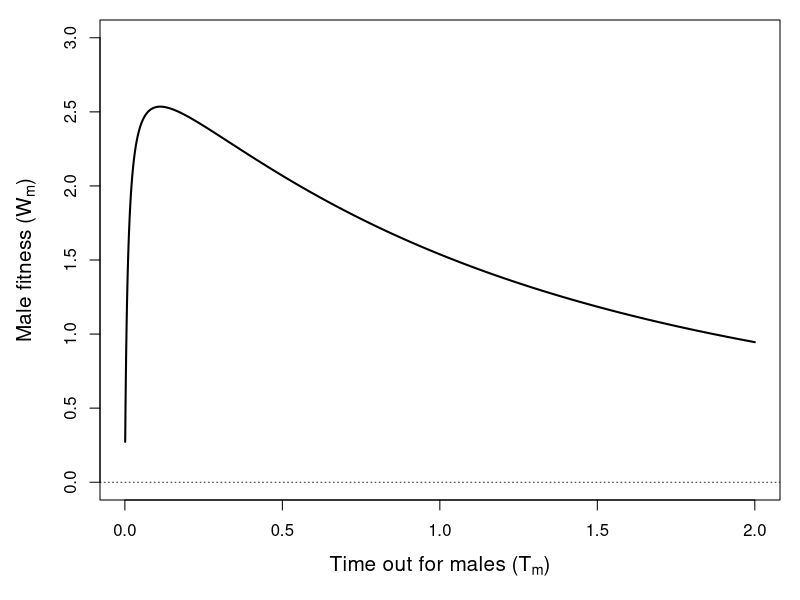
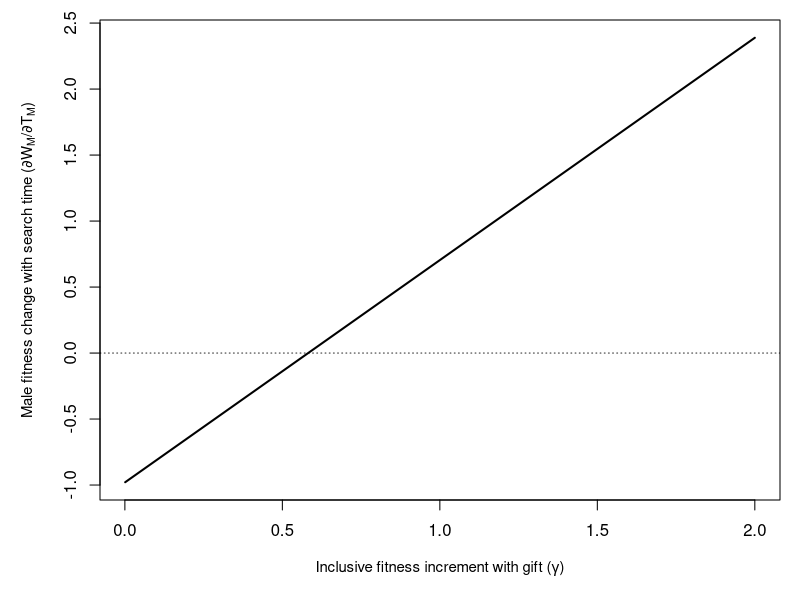
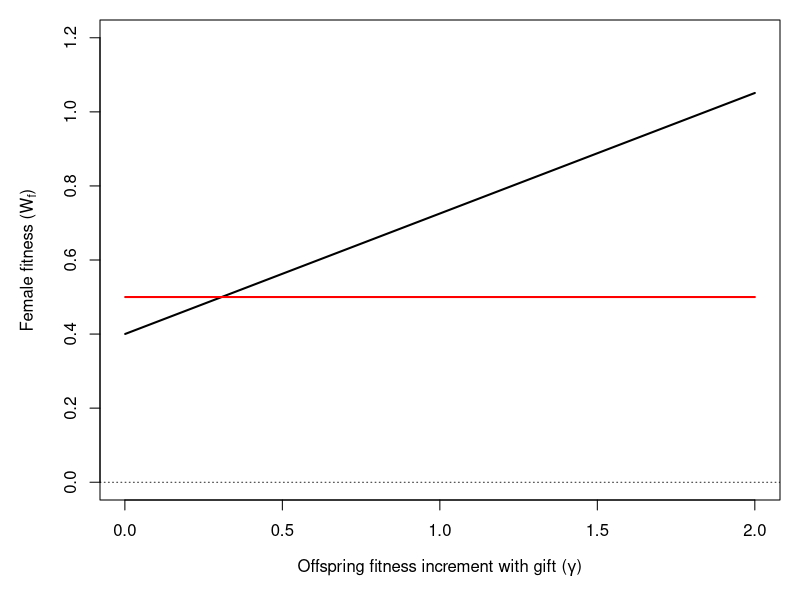
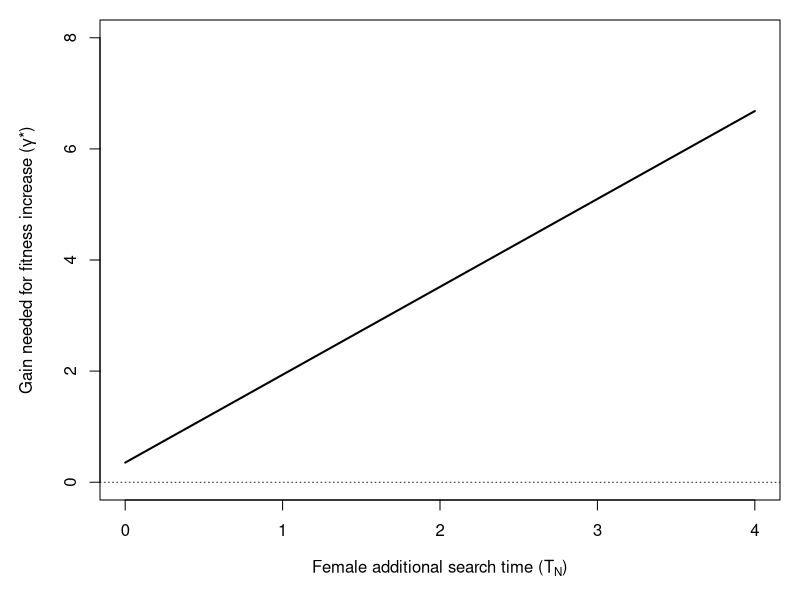
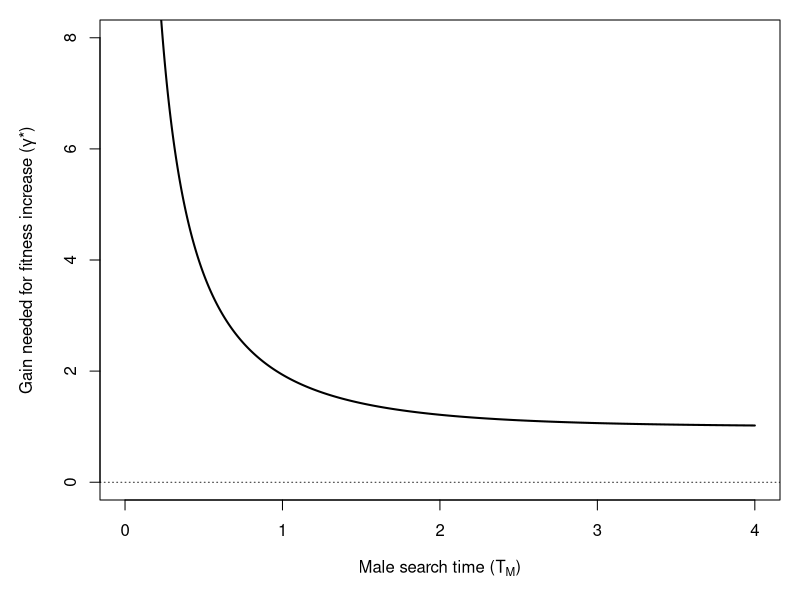
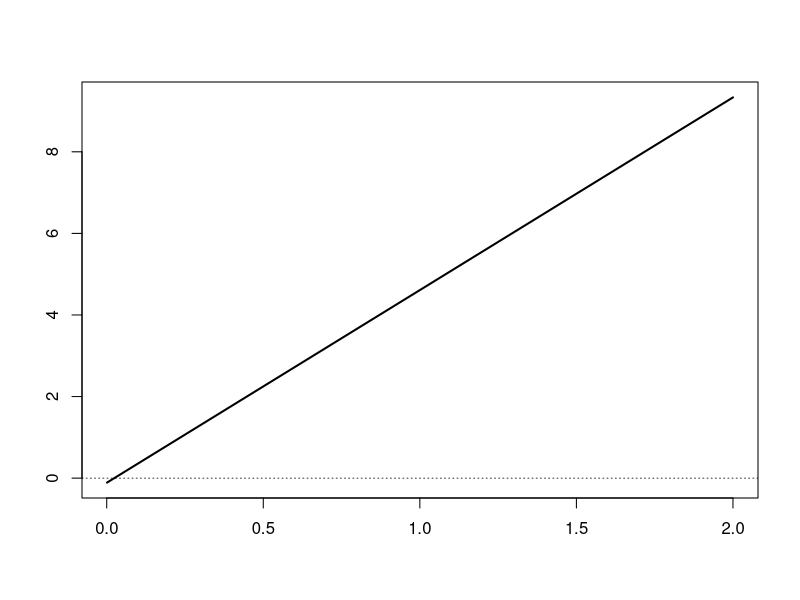
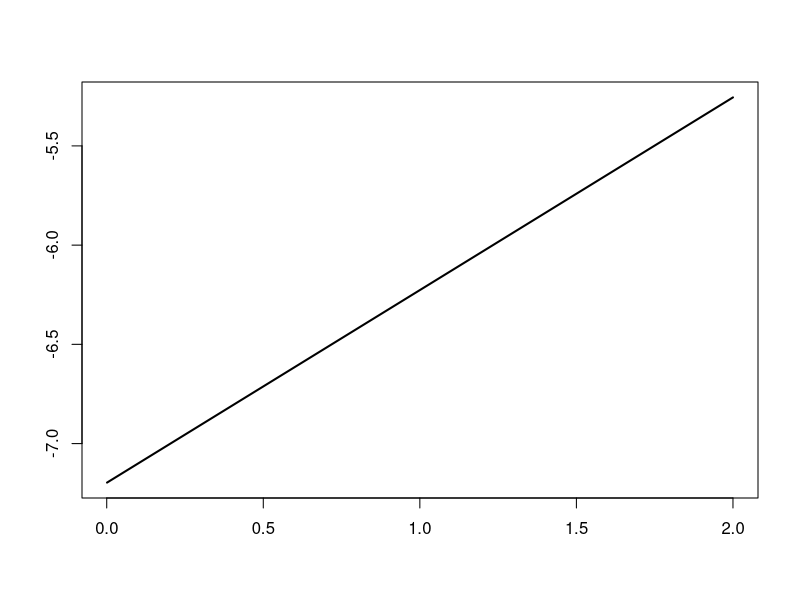
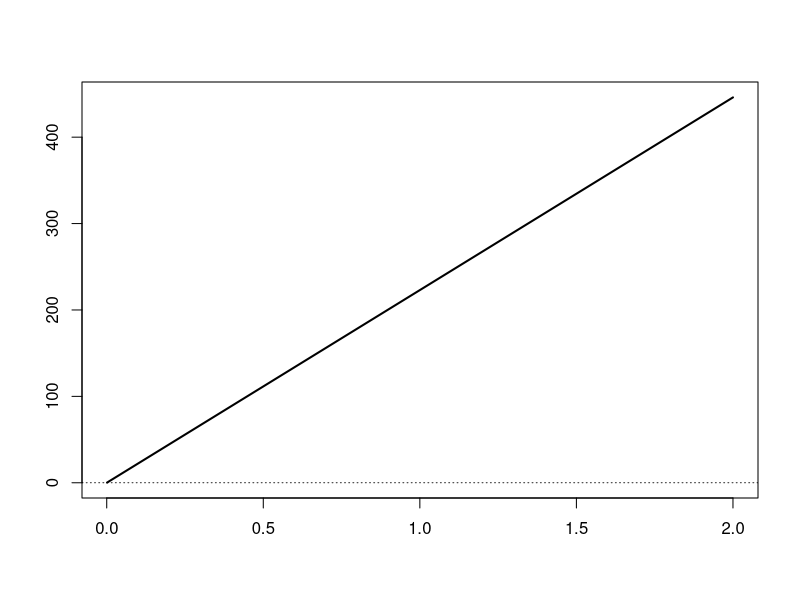

Here is the R script that generated these plots, in order:
PrGf <- function(Tm, a1){
  vals <- 1 - exp(-(1/a1)*Tm);
  return(vals);
}

PrFf <- function(Tm, a1, a2){
  vals <- (1 - exp(-(1/a2)*Tm)) * exp(-(1/a1)*Tm);
  return(vals);
}

PrLf <- function(Tm, a1, a2){
  vals <- 1 - exp(-((1/a1) + (1/a2))*Tm);
  return(vals);
}

W_mf <- function(PrG, PrF, PrL, gamma, Tm, beta, M){
  val <- ((PrG * (1 + gamma)) + PrF + PrL) / (Tm + (sqrt(beta)/M));
  return(val);
}

W_mf_full  <- function(gamma, Tm, beta_val, M, a1, a2){
  PrG_val  <- PrGf(Tm = Tm, a1 = a1);
  PrF_val  <- PrFf(Tm = Tm, a1 = a1, a2 = a2);
  PrL_val  <- PrLf(Tm = Tm, a1 = a1, a2 = a2);
  W_mf_val <- W_mf(PrG = PrG_val, PrF = PrF_val, PrL = PrL_val, Tm = Tm, 
                   gamma = gamma, beta = beta_val, M = M);
}

W_m  <- function(mom = 1, mim = 1, mof = 1, mif = 1, M = 100, TF, TM, gamma, 
                 a1, a2, beta = 1){
  pG <- PrGf(Tm = TM, a1 = a1);
  pF <- PrFf(Tm = TM, a1 = a1, a2 = a2);
  pL <- PrLf(Tm = TM, a1 = a1, a2 = a2);
  bb <- beta;
  WW <- W_mf_full(gamma = gamma, Tm = TM, beta_val = bb, M = M, a1 = a1, 
                  a2 = a2);
  return(WW)
}

TMvals  <- seq(from = 0.001, to = 2, by = 0.001);
malefit <- W_m(mom = 1, mim = 1, mof = 1, mif = 1, M = 100, TF = 1, gamma = 0,
               a1 = 1, a2 = 2, beta = 1, TM = TMvals);
par(mar = c(5, 5, 1, 1));
plot(x = TMvals, y = malefit, type = "l", lwd = 2, cex.lab = 1.25,
     ylim = c(0, 3),
     xlab = expression(paste("Time out for males (", T[m], ")")),
     ylab = expression(paste("Male fitness (", W[m], ")")));
abline(h = 0, lty = "dotted", lwd = 0.8);

dWdT <- function(gamma, Tm, beta = 1, M = 100, a1 = 1){
  num <- M*M*(gamma*exp(Tm/a1) - gamma - 1);
  den <- (sqrt(beta) + Tm*M)^2
  val <- num/den
  return(val);
}

gavals  <- seq(from = 0.001, to = 2, by = 0.001);
malefit <- dWdT(gamma = gavals, Tm = 1, beta = 1, M = 100, a1 = 1);
par(mar = c(5, 5, 1, 1));
plot(x = gavals, y = malefit, type = "l", lwd = 2, cex.lab = 0.9,
     xlab = expression(paste("Inclusive fitness increment with gift (", gamma, ")")),
     ylab = expression(paste("Male fitness change with search time (",partialdiff,"W"[M],"/",partialdiff,"T"[M],")")));
abline(h = 0, lty = "dotted", lwd = 0.8);

Wfn <- function(TF = 1){
  return(0.5/TF);
}
WFG <- function(gamma, a1 = 1, a2 = 2, Tf = 1, TN = 1, M = 100, beta = 1, Tm){
  PrG <- 1 - exp(-(1/a1)*Tm);
  PrF <- (1 - exp(-(1/a2)*Tm))*exp(-(1/a1)*Tm);
  Wfg <- 0.5 * (1 + gamma * (PrG / (PrG + PrF)));
  prg <- 1 - exp(-TN * (M / sqrt(beta)) * (PrG + PrF));
  val <- prg * (Wfg / (Tf + TN));
  return(val);
}

gavals  <- seq(from = 0.001, to = 2, by = 0.001);
fmleL   <- rep(Wfn(TF = 1), times = length(gavals));
fmleG   <- WFG(gamma = gavals, Tm = 1, TN = 0.25)
plot(x = gavals, y = fmleG, type = "l", lwd = 2, cex.lab = 1, 
     ylim = c(0, 1.2),
     xlab = expression(paste("Offspring fitness increment with gift (", gamma, ")")),
     ylab = expression(paste("Female fitness (", W[f], ")")))
points(x = gavals, y = fmleL, type = "l", lwd = 2, col = "red");
abline(h = 0, lty = "dotted", lwd = 0.8);


gamma_star <- function(TN, M, beta, TF, a1, a2, TM){
  top1 <- exp(-(TM/a1)) * exp(-(TM/a2)) - 1;
  top2 <- exp(-(TM*(a2 + a1))/(a1*a2)) * TF + TN;
  bot1 <- TF;
  bot2 <- exp(-(TM*(a2 + a1))/(a1*a2)) - 1;
  bot3 <- exp(-(TM/a1)) - 1;
  topp <- top1 * top2;
  bott <- bot1 * bot2 * bot3;
  gst  <- -1*topp/bott;
  return(gst);
}

ts <- seq(from = 0, to = 4, by = 0.001);
yy <- gamma_star(TN = ts, M = 100, beta = 1, TF = 1, a1 = 1, a2 = 2, TM = 1);
par(mar = c(5, 5, 1, 1));
plot(x = ts, y = yy, type = "l", lwd = 2, cex.lab = 1, ylim = c(0, 8),
     xlab = expression(paste("Female additional search time (", "T"[N], ")")),
     ylab = expression(paste("Gain needed for fitness increase (", gamma, "*)")));
abline(h = 0, lty = "dotted", lwd = 0.8);

ts <- seq(from = 0.001, to = 4, by = 0.001);
yy <- gamma_star(TN = 1, M = 100, beta = 1, TF = 1, a1 = 1, a2 = 2, TM = ts);
plot(x = ts, y = yy, type = "l", lwd = 2, cex.lab = 1, ylim = c(0, 8),
     xlab = expression(paste("Male search time (", "T"[M], ")")),
     ylab = expression(paste("Gain needed for fitness increase (", gamma, "*)")));
abline(h = 0, lty = "dotted", lwd = 0.8);

#### RANDOM SIMULATIONS
T_Nv     <- runif(n = 16, min = 0, max = 10);
T_Mv     <- runif(n = 16, min = 0, max = 10);
T_Fv     <- runif(n = 16, min = 0, max = 10);
a1v      <- runif(n = 16, min = 0.5, max = 4);
a2v      <- a1v + runif(n = 40, min = 0, max = 4);
betav    <- runif(n = 16, min = 0, max = 1);
gammav   <- runif(n = 16, min = 0, max = 4);

par(mfrow = c(4, 4));
pdf("Male_dW_eg.pdf");
for(i in 1:16){
  gavals  <- seq(from = 0.001, to = 2, by = 0.001);
  malefit <- dWdT(gamma = gavals, Tm = T_Mv[i], beta = betav[i], 
                  M = 100, a1 = a1v[i]);
  plot(x = gavals, y = malefit, type = "l", lwd = 2, cex.lab = 0.9,
       xlab = "",
       ylab = "");
  abline(h = 0, lty = "dotted", lwd = 0.8);
}
dev.off();

par(mfrow = c(4, 4));
pdf("fem_W_gamma.pdf");
for(i in 1:16){
  gavals  <- seq(from = 0.001, to = 2, by = 0.001);
  fmleL   <- rep(Wfn(TF = T_Fv[i]), times = length(gavals));
  fmleG   <- WFG(gamma = gavals, Tm = T_Mv[i], TN = T_Nv[i], a1 = a1v[i],
                 a2 = a2v[i], beta = betav[i]);
  plot(x = gavals, y = fmleG, type = "l", lwd = 2, cex.lab = 1, 
       ylim = c(0, 1.2),
       xlab = expression(paste("Offspring fitness increment with gift (", gamma, ")")),
       ylab = expression(paste("Female fitness (", W[f], ")")))
  points(x = gavals, y = fmleL, type = "l", lwd = 2, col = "red");
  abline(h = 0, lty = "dotted", lwd = 0.8);
}
dev.off();

par(mfrow = c(4, 4));
pdf("fem_TN_gamma.pdf");
for(i in 1:16){
  ts <- seq(from = 0, to = 4, by = 0.001);
  yy <- gamma_star(TN = ts, M = 100, beta = betav[i], TF = T_Fv[i], a1 = a1v[i], 
                   a2 = a2v[i], TM = T_Mv[i]);
  plot(x = ts, y = yy, type = "l", lwd = 2, cex.lab = 1, ylim = c(0, 8),
       xlab = expression(paste("Female additional search time (", "T"[N], ")")),
       ylab = expression(paste("Gain needed for fitness increase (", gamma, "*)")));
  abline(h = 0, lty = "dotted", lwd = 0.8);
}
dev.off();


par(mfrow = c(4, 4));
pdf("male_TM_gammastar.pdf");
for(i in 1:16){
  ts <- seq(from = 0, to = 4, by = 0.001);
  yy <- gamma_star(TN = T_Nv[i], M = 100, beta = betav[i], TF = T_Fv[i], a1 = a1v[i], 
                   a2 = a2v[i], TM = ts);
  plot(x = ts, y = yy, type = "l", lwd = 2, cex.lab = 1, ylim = c(0, 8),
       xlab = expression(paste("Male search time (", "T"[M], ")")),
       ylab = expression(paste("Gain needed for fitness increase (", gamma, "*)")));
  abline(h = 0, lty = "dotted", lwd = 0.8);
}
dev.off();



